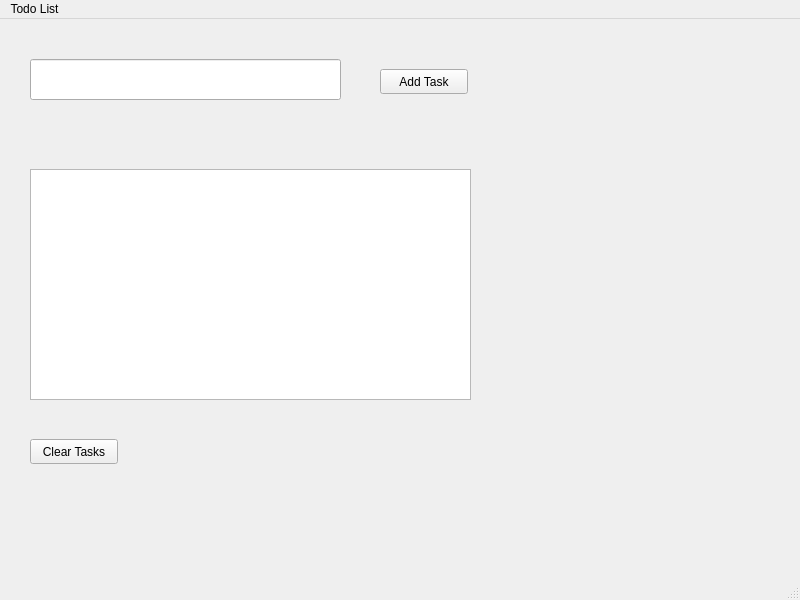
<?xml version="1.0" encoding="UTF-8"?>
<ui version="4.0">
 <class>MainWindow</class>
 <widget class="QMainWindow" name="MainWindow">
  <property name="geometry">
   <rect>
    <x>0</x>
    <y>0</y>
    <width>800</width>
    <height>600</height>
   </rect>
  </property>
  <property name="windowTitle">
   <string>MainWindow</string>
  </property>
  <widget class="QWidget" name="centralwidget">
   <widget class="QPushButton" name="btnAddTask">
    <property name="geometry">
     <rect>
      <x>380</x>
      <y>50</y>
      <width>88</width>
      <height>25</height>
     </rect>
    </property>
    <property name="text">
     <string>Add Task</string>
    </property>
   </widget>
   <widget class="QLineEdit" name="txtAddTask">
    <property name="geometry">
     <rect>
      <x>30</x>
      <y>40</y>
      <width>311</width>
      <height>41</height>
     </rect>
    </property>
   </widget>
   <widget class="QListWidget" name="taskDisplay">
    <property name="geometry">
     <rect>
      <x>30</x>
      <y>150</y>
      <width>441</width>
      <height>231</height>
     </rect>
    </property>
    <property name="font">
     <font>
      <family>Serif</family>
      <pointsize>20</pointsize>
     </font>
    </property>
    <property name="styleSheet">
     <string notr="true">QListWidget::item {
    padding: 8px;
    border-bottom: 1px solid #eee;
}
QListWidget::indicator {
    width: 20px;
    height: 20px;
    border: 1px solid #999;
    margin-right: 8px;
}
QListWidget::indicator:checked {
    color: #4CAF50;
    background-color: green;
    border: 1px solid #999;
}</string>
    </property>
   </widget>
   <widget class="QPushButton" name="btnClear">
    <property name="geometry">
     <rect>
      <x>30</x>
      <y>420</y>
      <width>88</width>
      <height>25</height>
     </rect>
    </property>
    <property name="text">
     <string>Clear Tasks</string>
    </property>
   </widget>
  </widget>
  <widget class="QMenuBar" name="menubar">
   <property name="geometry">
    <rect>
     <x>0</x>
     <y>0</y>
     <width>800</width>
     <height>22</height>
    </rect>
   </property>
   <widget class="QMenu" name="menuTodo_List">
    <property name="title">
     <string>Todo List</string>
    </property>
   </widget>
   <addaction name="menuTodo_List"/>
  </widget>
  <widget class="QStatusBar" name="statusbar"/>
 </widget>
 <resources/>
 <connections/>
</ui>
